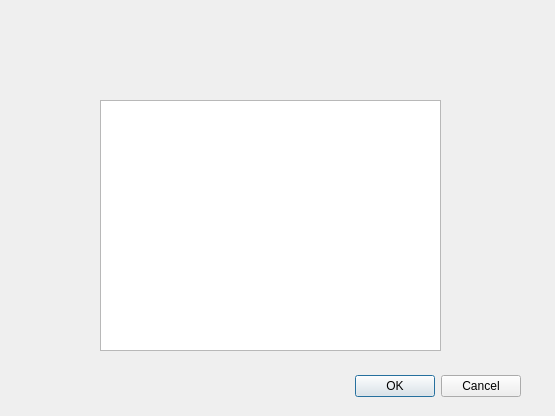
<?xml version="1.0" encoding="UTF-8"?>
<ui version="4.0">
 <class>Dialog</class>
 <widget class="QDialog" name="Dialog">
  <property name="geometry">
   <rect>
    <x>0</x>
    <y>0</y>
    <width>555</width>
    <height>416</height>
   </rect>
  </property>
  <property name="windowTitle">
   <string>Dialog</string>
  </property>
  <widget class="QDialogButtonBox" name="buttonBox">
   <property name="geometry">
    <rect>
     <x>180</x>
     <y>370</y>
     <width>341</width>
     <height>32</height>
    </rect>
   </property>
   <property name="orientation">
    <enum>Qt::Orientation::Horizontal</enum>
   </property>
   <property name="standardButtons">
    <set>QDialogButtonBox::StandardButton::Cancel|QDialogButtonBox::StandardButton::Ok</set>
   </property>
  </widget>
  <widget class="QGraphicsView" name="graphicsView">
   <property name="geometry">
    <rect>
     <x>100</x>
     <y>100</y>
     <width>341</width>
     <height>251</height>
    </rect>
   </property>
  </widget>
 </widget>
 <resources/>
 <connections>
  <connection>
   <sender>buttonBox</sender>
   <signal>accepted()</signal>
   <receiver>Dialog</receiver>
   <slot>accept()</slot>
   <hints>
    <hint type="sourcelabel">
     <x>248</x>
     <y>254</y>
    </hint>
    <hint type="destinationlabel">
     <x>157</x>
     <y>274</y>
    </hint>
   </hints>
  </connection>
  <connection>
   <sender>buttonBox</sender>
   <signal>rejected()</signal>
   <receiver>Dialog</receiver>
   <slot>reject()</slot>
   <hints>
    <hint type="sourcelabel">
     <x>316</x>
     <y>260</y>
    </hint>
    <hint type="destinationlabel">
     <x>286</x>
     <y>274</y>
    </hint>
   </hints>
  </connection>
 </connections>
</ui>
